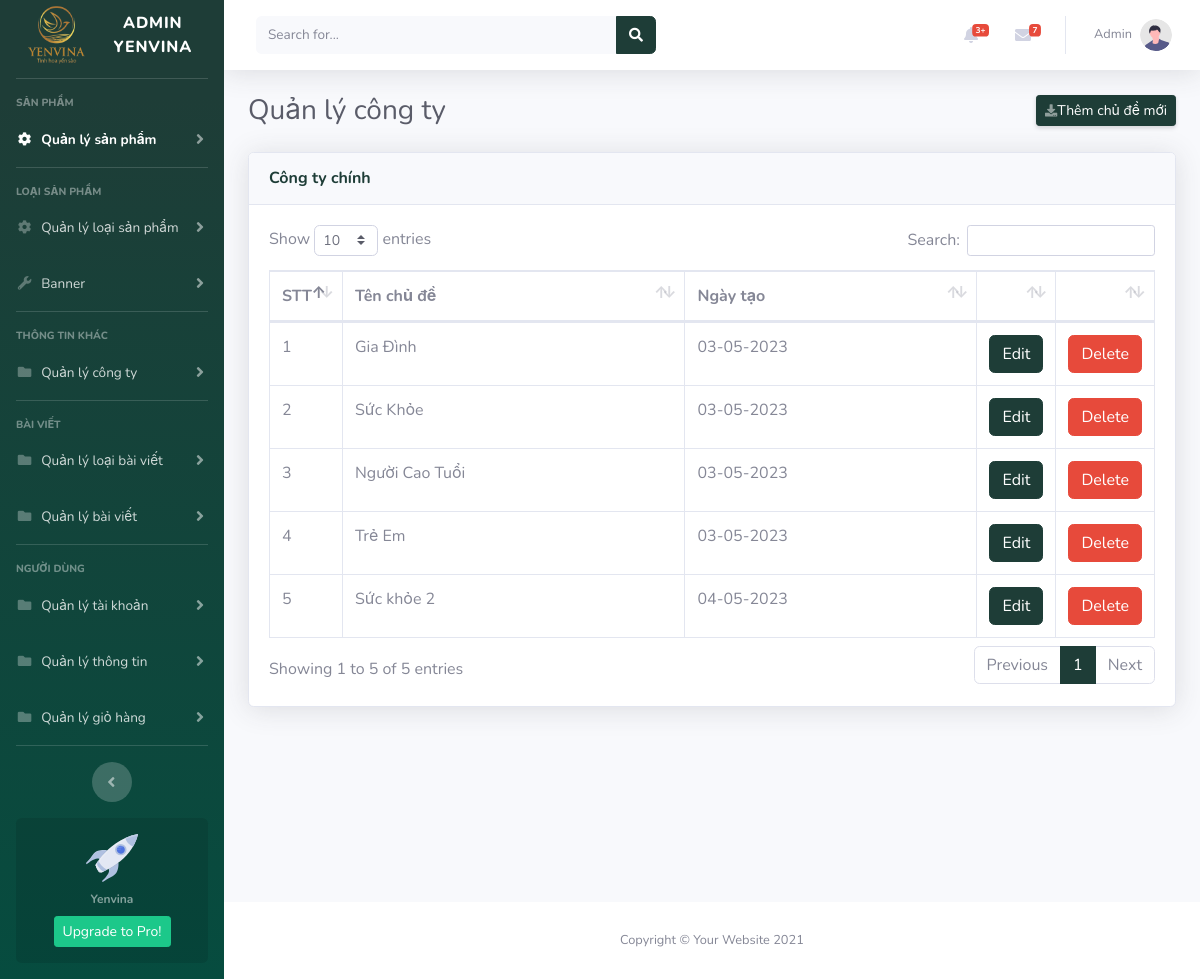
/admin_yenvina/topic_list.php (signed in), run on an earlier commit of the app's database.
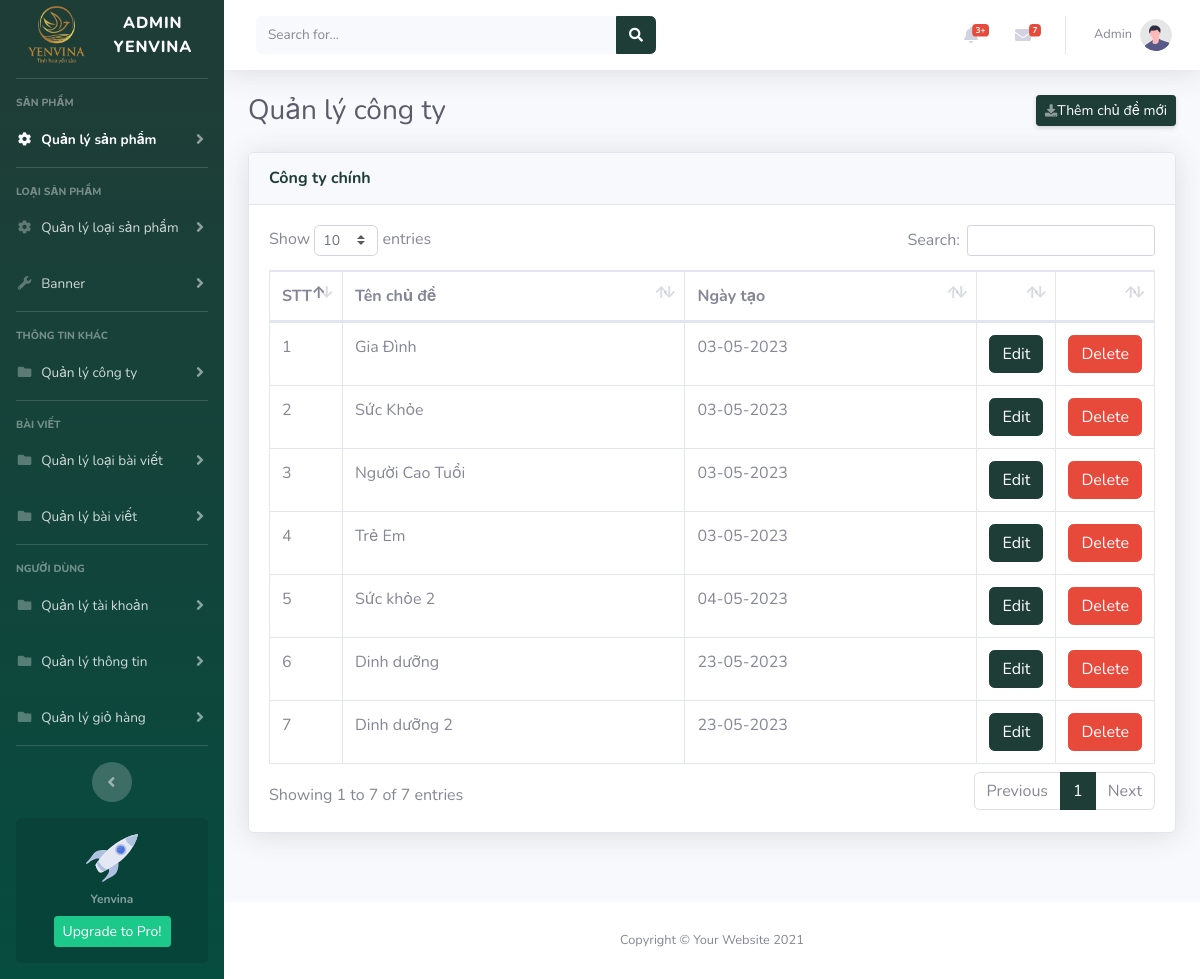
And on a later commit of the database.
### tables this page shows
CREATE TABLE `article_topic` (
  `id` int(11) NOT NULL,
  `topic_name` text NOT NULL,
  `create_at` date NOT NULL DEFAULT current_timestamp()
);

### model/database.php (called while the page is built, shortened)
<?php
class Database
{
    public static $connection = NULL;
    public function __construct()
    {
        if(!self::$connection) {
            self::$connection = new mysqli(DB_HOST, DB_USER, DB_PASSWORD, DB_NAME, PORT);
            self::$connection->set_charset('utf8mb4');
        }
        return self::$connection;
    }
    public function select($sql)
    {
        $sql->execute();
        $items = $sql->get_result()->fetch_all(MYSQLI_ASSOC);
        return $items;
    }
}

### model/article_topic.php (called while the page is built, shortened)
<?php
require_once __DIR__."/database.php";
class ArticleTopic extends Database{
    function getAllTopic(){
        $sql = parent::$connection->prepare("SELECT * FROM article_topic");
        return parent::select($sql);
    }
}

### admin_yenvina/topic_list.php (the view)
<?php
include_once "./header.php";
require_once  "../model/article_topic.php";
$topic = new ArticleTopic();
$getAllTopic = $topic->getAllTopic();
?>
<div class="container-fluid">
    <div class="d-sm-flex align-items-center justify-content-between mb-4">
        <h1 class="h3 mb-0 text-gray-800">Quản lý công ty</h1>
        <a href="./add_topic.php" class="d-none d-sm-inline-block btn btn-sm btn-primary shadow-sm"><i class="fas fa-download fa-sm text-white-50"></i>Thêm chủ đề mới</a>
    </div>
    <div class="card shadow mb-4">
        <div class="card-header py-3">
            <h6 class="m-0 font-weight-bold text-primary">Công ty chính</h6>
        </div>
        <div class="card-body">
            <div class="table-responsive">
                <table class="table table-bordered" id="dataTable" width="100%" cellspacing="0">
                    <thead>
                        <tr>
                            <th width="5%">STT</th>
                            <th>Tên chủ đề</th>
                            <th>Ngày tạo</th>
                            <th width="5%"></th>
                            <th width="5%"></th>
                        </tr>
                    </thead>
                    <tbody>
                        <?php
                        $count = 1;
                        foreach ($getAllTopic as $item) { ?>
                            <tr>
                                <td><?= $count++; ?></td>
                                <td><?= $item['topic_name'] ?></td>
                                <td><?= date("d-m-Y",strtotime($item['create_at']))?></td>
                                <td><a href="./edit_topic.php?id=<?=$item['id'];?>" class="btn btn-primary">Edit</a></td>
                                <td><a onclick="if(CheckForm() == false) return false" href="action/article_topic/ac_delete_topic.php?id=<?=$item['id'];?>" class="btn btn-danger">Delete</a></td>
                            </tr>
                        <?php } ?>
                    </tbody>
                </table>
            </div>
        </div>
    </div>
</div>
</div>
<?php
include "./footer.php";
?>

What changed in the data, as far as the page shows it:
added article_topic: topic_name "Dinh dưỡng", create_at "23-05-2023"
added article_topic: topic_name "Dinh dưỡng 2", create_at "23-05-2023"
Also different on the page:
text written by a page script: "Show entries Search: Showing 1 to 5 of 5 entries Previous 1 Next" → "Show entries Search: Showing 1 to 7 of 7 entries Previous 1 Next"
